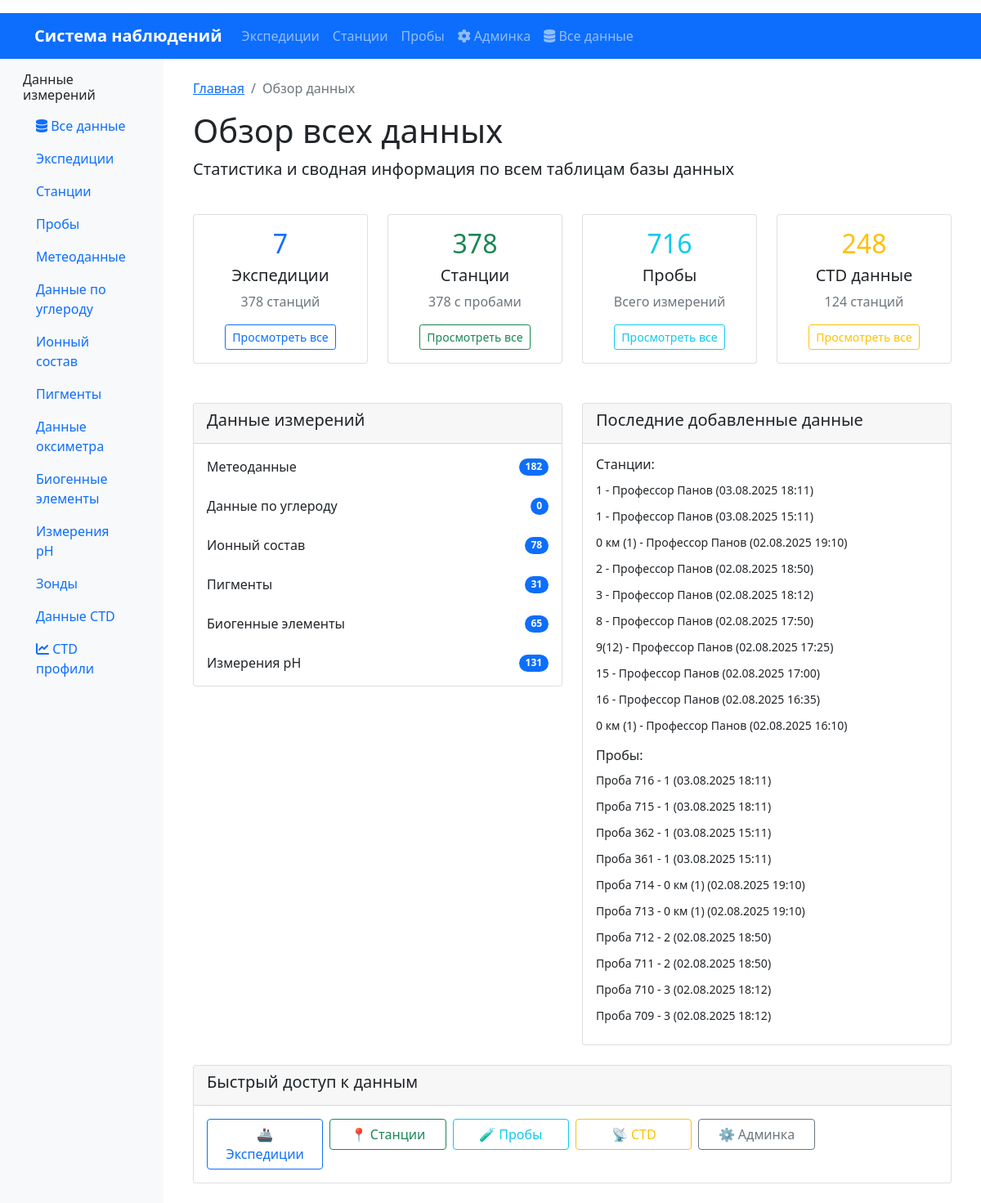
The app's page /data/ with its own data.
### oceanography/models.py (models this page shows, shortened)
class Station(models.Model):
    station_id = models.AutoField(primary_key=True)
    expedition = models.ForeignKey(Expedition, on_delete=models.CASCADE, verbose_name="Экспедиция", related_name='stations')
    station_name = models.CharField(max_length=200, verbose_name="Название станции")
    datetime = models.DateTimeField(verbose_name="Дата и время станции")  # НОВОЕ ПОЛЕ
    latitude = models.DecimalField(max_digits=9, decimal_places=6, verbose_name="Широта")
    longitude = models.DecimalField(max_digits=9, decimal_places=6, verbose_name="Долгота")
    bottom_depth = models.DecimalField(max_digits=7, decimal_places=2, null=True, blank=True, verbose_name="Глубина дна (м)")
    secchi_depth = models.DecimalField(max_digits=5, decimal_places=2, null=True, blank=True, verbose_name="Прозрачность по диску Секки (м)")
    class Meta:
        db_table = 'stations'
        verbose_name = "Станция"
        verbose_name_plural = "Станции"
        indexes = [
            models.Index(fields=['expedition', 'datetime']),
            models.Index(fields=['latitude', 'longitude']),
            models.Index(fields=['datetime']),
        ]
        unique_together = ['expedition', 'datetime']
        ordering = ['expedition', 'datetime']

class Expedition(models.Model):
    expedition_id = models.AutoField(primary_key=True)
    start_date = models.DateField(verbose_name="Дата начала экспедиции")
    end_date = models.DateField(verbose_name="Дата окончания экспедиции")
    platform = models.CharField(max_length=200, verbose_name="Название судна/платформы")
    area = models.CharField(max_length=300, verbose_name="Район работ")
    class Meta:
        db_table = 'expeditions'
        verbose_name = "Экспедиция"
        verbose_name_plural = "Экспедиции"
        indexes = [
            models.Index(fields=['start_date']),
            models.Index(fields=['platform']),
            models.Index(fields=['area']),
        ]
        ordering = ['-start_date']

class Sample(models.Model):
    sample_id = models.AutoField(primary_key=True)
    station = models.ForeignKey(Station, on_delete=models.CASCADE, verbose_name="Станция", related_name='samples')
    datetime = models.DateTimeField(verbose_name="Дата и время отбора пробы")
    sampling_depth = models.CharField(max_length=50, verbose_name="Горизонт отбора")
    comment = models.TextField(blank=True, verbose_name="Комментарии")
    class Meta:
        db_table = 'samples'
        verbose_name = "Проба"
        verbose_name_plural = "Пробы"
        indexes = [
            models.Index(fields=['station', 'datetime']),
            models.Index(fields=['datetime']),
            models.Index(fields=['sampling_depth']),
        ]
        ordering = ['station__expedition', 'station', 'datetime']

### oceanography/views.py (the view)
# urls.py: path('data/', DataOverviewView.as_view(), name='data_overview'),
class DataOverviewView(TemplateView):
    template_name = 'oceanography/data_overview.html'
    def get_context_data(self, **kwargs):
        context = super().get_context_data(**kwargs)
        context['stats'] = {
            'expeditions': {
                'count': Expedition.objects.count(),
                'recent': Expedition.objects.order_by('-start_date')[:5],
                'total_stations': Station.objects.count(),
            },
            'stations': {
                'count': Station.objects.count(),
                'with_samples': Station.objects.filter(samples__isnull=False).distinct().count(),
                'recent': Station.objects.select_related('expedition').order_by('-datetime')[:10],
            },
            'samples': {
                'count': Sample.objects.count(),
                'recent': Sample.objects.select_related('station', 'station__expedition').order_by('-datetime')[:10],
            },
            'meteo_data': {
                'count': MeteoData.objects.count(),
                'recent': MeteoData.objects.select_related('sample', 'sample__station', 'sample__station__expedition')[:10],
            },
            'carbon_data': {
                'count': CarbonData.objects.count(),
                'recent': CarbonData.objects.select_related('sample', 'sample__station', 'sample__station__expedition')[:10],
            },
            'ionic_data': {
                'count': IonicCompositionData.objects.count(),
                'recent': IonicCompositionData.objects.select_related('sample', 'sample__station', 'sample__station__expedition')[:10],
            },
            'pigments_data': {
                'count': PigmentsData.objects.count(),
                'recent': PigmentsData.objects.select_related('sample', 'sample__station', 'sample__station__expedition')[:10],
            },
            'oxymetr_data': {
                'count': OxymetrData.objects.count(),
                'recent': OxymetrData.objects.select_related('sample', 'sample__station', 'sample__station__expedition')[:10],
            },
            'nutrients_data': {
                'count': NutrientsData.objects.count(),
                'recent': NutrientsData.objects.select_related('sample', 'sample__station', 'sample__station__expedition')[:10],
            },
            'ph_measurements': {
                'count': PHMeasurement.objects.count(),
                'recent': PHMeasurement.objects.select_related('sample', 'sample__station', 'sample__station__expedition')[:10],
            },
            'probes': {
                'count': Probe.objects.count(),
                'recent': Probe.objects.all()[:10],
            },
            'ctd_data': {
                'count': CTDData.objects.count(),
                'stations_with_ctd': CTDData.objects.values('sample__station').distinct().count(),
                'recent': CTDData.objects.select_related('sample', 'sample__station', 'sample__station__expedition', 'probe')[:10],
            },
        }
        context['breadcrumbs'] = [
            {'url': reverse('oceanography:home'), 'name': 'Главная'},
            {'url': '', 'name': 'Обзор данных'}
        ]
        return context

### oceanography/templates/oceanography/data_overview.html (shortened to what this page needs)
{% extends 'base.html' %}
{% load humanize %}
{% block content %}
    {% include 'include/_breadcrumbs.html' %}
    <div class="row">
        <div class="col-12">
            <h1>Обзор всех данных</h1>
            <p class="lead">Статистика и сводная информация по всем таблицам базы данных</p>
        </div>
    </div>
    <div class="row mt-4">
        <div class="col-md-3 mb-4">
            <div class="card text-center h-100">
                <div class="card-body">
                    <h2 class="text-primary">{{ stats.expeditions.count|intcomma }}</h2>
                    <h5>Экспедиции</h5>
                    <p class="text-muted">{{ stats.expeditions.total_stations|intcomma }} станций</p>
                    <a href="{% url 'oceanography:data_expeditions' %}" class="btn btn-outline-primary btn-sm">Просмотреть все</a>
                </div>
            </div>
        </div>
        <div class="col-md-3 mb-4">
            <div class="card text-center h-100">
                <div class="card-body">
                    <h2 class="text-success">{{ stats.stations.count|intcomma }}</h2>
                    <h5>Станции</h5>
                    <p class="text-muted">{{ stats.stations.with_samples|intcomma }} с пробами</p>
                    <a href="{% url 'oceanography:data_stations' %}" class="btn btn-outline-success btn-sm">Просмотреть все</a>
                </div>
            </div>
        </div>
        <div class="col-md-3 mb-4">
            <div class="card text-center h-100">
                <div class="card-body">
                    <h2 class="text-info">{{ stats.samples.count|intcomma }}</h2>
                    <h5>Пробы</h5>
                    <p class="text-muted">Всего измерений</p>
                    <a href="{% url 'oceanography:data_samples' %}" class="btn btn-outline-info btn-sm">Просмотреть все</a>
                </div>
            </div>
        </div>
        <div class="col-md-3 mb-4">
            <div class="card text-center h-100">
                <div class="card-body">
                    <h2 class="text-warning">{{ stats.ctd_data.count|intcomma }}</h2>
                    <h5>CTD данные</h5>
                    <p class="text-muted">{{ stats.ctd_data.stations_with_ctd|intcomma }} станций</p>
                    <a href="{% url 'oceanography:data_ctd' %}" class="btn btn-outline-warning btn-sm">Просмотреть все</a>
                </div>
            </div>
        </div>
    </div>
    <div class="row mt-4">
        <div class="col-md-6">
            <div class="card">
                <div class="card-header">
                    <h5>Данные измерений</h5>
                </div>
                <div class="card-body">
                    <div class="list-group">
                        <div class="list-group-item d-flex justify-content-between align-items-center">
                            Метеоданные
                            <span class="badge bg-primary rounded-pill">{{ stats.meteo_data.count|intcomma }}</span>
                        </div>
                        <div class="list-group-item d-flex justify-content-between align-items-center">
                            Данные по углероду
                            <span class="badge bg-primary rounded-pill">{{ stats.carbon_data.count|intcomma }}</span>
                        </div>
                        <div class="list-group-item d-flex justify-content-between align-items-center">
                            Ионный состав
                            <span class="badge bg-primary rounded-pill">{{ stats.ionic_data.count|intcomma }}</span>
                        </div>
                        <div class="list-group-item d-flex justify-content-between align-items-center">
                            Пигменты
                            <span class="badge bg-primary rounded-pill">{{ stats.pigments_data.count|intcomma }}</span>
                        </div>
                        <div class="list-group-item d-flex justify-content-between align-items-center">
                            Биогенные элементы
                            <span class="badge bg-primary rounded-pill">{{ stats.nutrients_data.count|intcomma }}</span>
                        </div>
                        <div class="list-group-item d-flex justify-content-between align-items-center">
                            Измерения pH
                            <span class="badge bg-primary rounded-pill">{{ stats.ph_measurements.count|intcomma }}</span>
                        </div>
                    </div>
                </div>
            </div>
        </div>
        <div class="col-md-6">
            <div class="card">
                <div class="card-header">
                    <h5>Последние добавленные данные</h5>
                </div>
                <div class="card-body">
                    <h6>Станции:</h6>
                    {% for station in stats.stations.recent %}
                    <div class="mb-2">
                        <small>{{ station.station_name }} - {{ station.expedition.platform }} ({{ station.datetime|date:"d.m.Y H:i" }})</small>
                    </div>
                    {% empty %}
                    <p class="text-muted">Нет данных</p>
                    {% endfor %}
                    <h6 class="mt-3">Пробы:</h6>
                    {% for sample in stats.samples.recent %}
                    <div class="mb-2">
                        <small>Проба {{ sample.sample_id }} - {{ sample.station.station_name }} ({{ sample.datetime|date:"d.m.Y H:i" }})</small>
                    </div>
                    {% empty %}
                    <p class="text-muted">Нет данных</p>
                    {% endfor %}
                </div>
            </div>
        </div>
    </div>
    <div class="row mt-4">
        <div class="col-12">
            <div class="card">
                <div class="card-header">
                    <h5>Быстрый доступ к данным</h5>
                </div>
                <div class="card-body">
                    <div class="row g-2">
                        <div class="col-md-2 col-sm-4">
                            <a href="{% url 'oceanography:data_expeditions' %}" class="btn btn-outline-primary w-100">🚢 Экспедиции</a>
                        </div>
                        <div class="col-md-2 col-sm-4">
                            <a href="{% url 'oceanography:data_stations' %}" class="btn btn-outline-success w-100">📍 Станции</a>
                        </div>
                        <div class="col-md-2 col-sm-4">
                            <a href="{% url 'oceanography:data_samples' %}" class="btn btn-outline-info w-100">🧪 Пробы</a>
                        </div>
                        <div class="col-md-2 col-sm-4">
                            <a href="{% url 'oceanography:data_ctd' %}" class="btn btn-outline-warning w-100">📡 CTD</a>
                        </div>
                        <div class="col-md-2 col-sm-4">
                            <a href="{% url 'admin:oceanography_expedition_changelist' %}" class="btn btn-outline-secondary w-100">⚙️ Админка</a>
                        </div>
                    </div>
                </div>
            </div>
        </div>
    </div>
{% endblock %}

### oceanography/templates/base.html (style rules this page uses)
.card { transition: transform 0.2s; }
.list-group-item { border: none; padding: 0.75rem 0; }
.list-group-item:first-child { padding-top: 0; }
.list-group-item:last-child { padding-bottom: 0; }

### records on screen
Station: station_name "1", expedition.platform "Профессор Панов", datetime "03.08.2025 18:11"
Station: station_name "1", expedition.platform "Профессор Панов", datetime "03.08.2025 15:11"
Station: station_name "0 км (1)", expedition.platform "Профессор Панов", datetime "02.08.2025 19:10"
Station: station_name "2", expedition.platform "Профессор Панов", datetime "02.08.2025 18:50"
Station: station_name "3", expedition.platform "Профессор Панов", datetime "02.08.2025 18:12"
Station: station_name "8", expedition.platform "Профессор Панов", datetime "02.08.2025 17:50"
Station: station_name "9(12)", expedition.platform "Профессор Панов", datetime "02.08.2025 17:25"
Station: station_name "15", expedition.platform "Профессор Панов", datetime "02.08.2025 17:00"
Station: station_name "16", expedition.platform "Профессор Панов", datetime "02.08.2025 16:35"
Station: station_name "0 км (1)", expedition.platform "Профессор Панов", datetime "02.08.2025 16:10"
Sample: sample_id "716", station.station_name "1", datetime "03.08.2025 18:11"
Sample: sample_id "715", station.station_name "1", datetime "03.08.2025 18:11"
Sample: sample_id "362", station.station_name "1", datetime "03.08.2025 15:11"
Sample: sample_id "361", station.station_name "1", datetime "03.08.2025 15:11"
Sample: sample_id "714", station.station_name "0 км (1)", datetime "02.08.2025 19:10"
Sample: sample_id "713", station.station_name "0 км (1)", datetime "02.08.2025 19:10"
Sample: sample_id "712", station.station_name "2", datetime "02.08.2025 18:50"
Sample: sample_id "711", station.station_name "2", datetime "02.08.2025 18:50"
Sample: sample_id "710", station.station_name "3", datetime "02.08.2025 18:12"
Sample: sample_id "709", station.station_name "3", datetime "02.08.2025 18:12"

### other values on screen
{{ crumb.name }} "Главная"
{{ crumb.name }} "Обзор данных"
{{ stats.expeditions.count|intcomma }} "7"
{{ stats.expeditions.total_stations|intcomma }} "378"
{{ stats.stations.count|intcomma }} "378"
{{ stats.stations.with_samples|intcomma }} "378"
{{ stats.samples.count|intcomma }} "716"
{{ stats.ctd_data.count|intcomma }} "248"
{{ stats.ctd_data.stations_with_ctd|intcomma }} "124"
{{ stats.meteo_data.count|intcomma }} "182"
{{ stats.carbon_data.count|intcomma }} "0"
{{ stats.ionic_data.count|intcomma }} "78"
{{ stats.pigments_data.count|intcomma }} "31"
{{ stats.nutrients_data.count|intcomma }} "65"
{{ stats.ph_measurements.count|intcomma }} "131"
